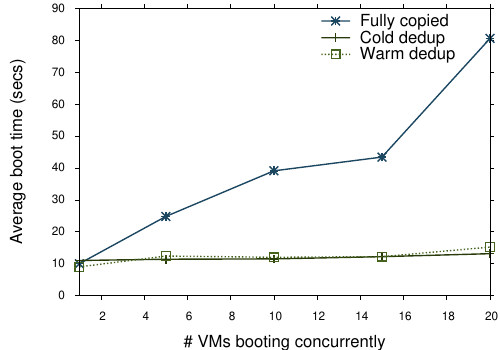

Source code (gnuplot):
# CDF of non-offset block frequencies

set output '| ps2pdf -dEPSCrop - figures/copied-vs-dedup.pdf'
set terminal postscript color eps enhanced 'Helvetica' 24
#set lmargin 4
set tmargin 0.5
set rmargin 1

set ytics out font "Helvetica,17"
set xtics out font "Helvetica,17"

set key Left reverse samplen 2

# set key off
set ylabel "Average boot time (secs)"
set xlabel "# VMs booting concurrently"
set xrange [1:20]
set pointsize 2
# Original: #3990c4 #507515 #8cc63e
plot "data/copied-vs-dedup/copied-vs-dedup.data" using 1:2 title "Fully copied" with linespoints lw 4 lc rgb "#1c4862" pt 3, \
     "data/copied-vs-dedup/copied-vs-dedup.data" using 1:3 title "Cold dedup" with linespoints lw 4 lt 1 lc rgb "#283a0a" pt 1, \
     "data/copied-vs-dedup/copied-vs-dedup.data" using 1:4 title "Warm dedup" with linespoints lw 4 lt 3 lc rgb "#46631f" pt 4
